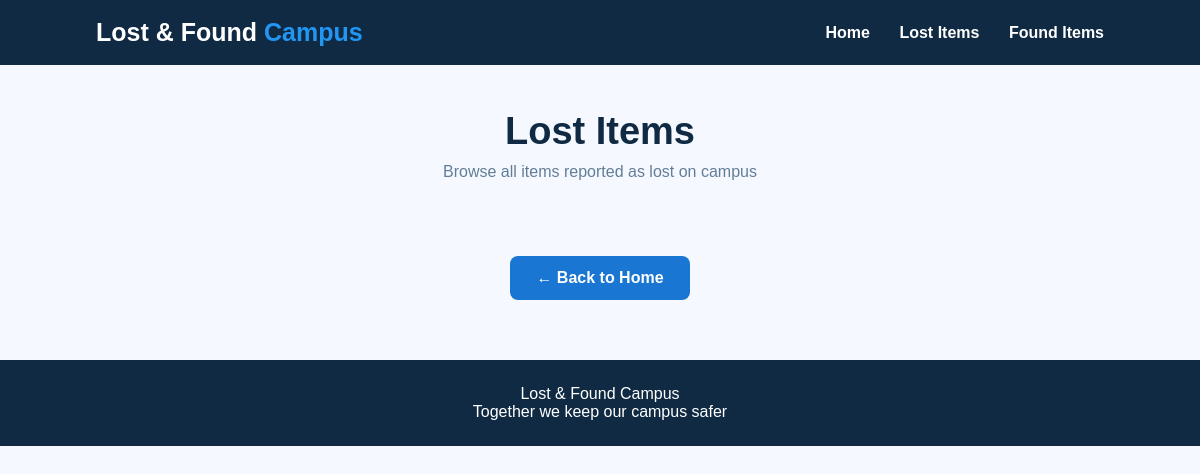
Page /lost-items on the earlier database version.
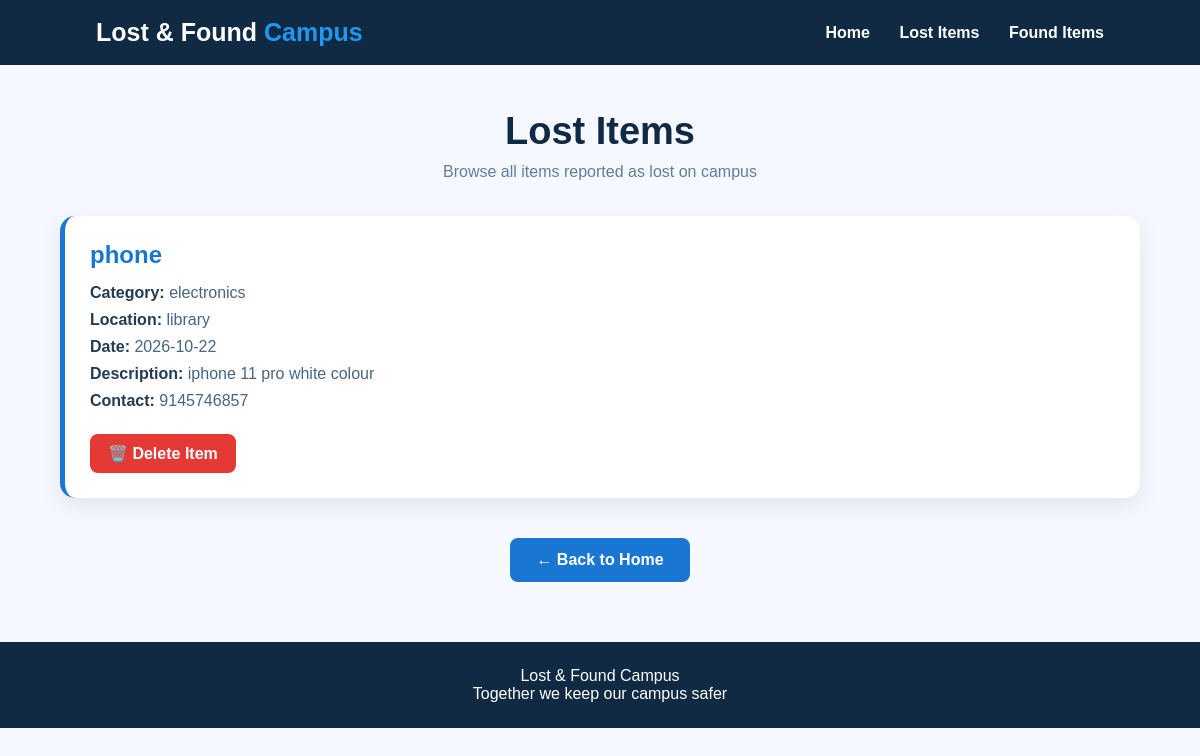
Same page on the later database version.
### tables this page shows
CREATE TABLE items (
            id INTEGER PRIMARY KEY AUTOINCREMENT,
            item_name TEXT NOT NULL,
            category TEXT NOT NULL,
            location TEXT NOT NULL,
            date TEXT NOT NULL,
            description TEXT,
            contact TEXT NOT NULL,
            item_type TEXT NOT NULL
        );

### app.py (the view)
@app.route("/lost-items")
def lost_items():
    conn = sqlite3.connect("lost_found.db")
    cursor = conn.cursor()
    cursor.execute("SELECT * FROM items WHERE item_type = 'Lost'")
    items = cursor.fetchall()
    conn.close()
    return render_template("lost_items.html", items=items)

### templates/lost_items.html (shortened to what this page needs)
<!DOCTYPE html>
<html lang="en">
<head>
</head>
<body>
<header>
    <div class="logo">
        Lost & Found <span>Campus</span>
    </div>
    <nav>
        <a href="/">Home</a>
        <a href="/lost-items">Lost Items</a>
        <a href="/found-items">Found Items</a>
    </nav>
</header>
<div class="container">
    <h1>Lost Items</h1>
    <p class="subtitle">
        Browse all items reported as lost on campus
    </p>
    <div class="items-container">
        {% for item in items %}
        <div class="item-card">
            <h2 class="item-name">
                {{ item[1] }}
            </h2>
            <p>
                <strong>Category:</strong>
                {{ item[2] }}
            </p>
            <p>
                <strong>Location:</strong>
                {{ item[3] }}
            </p>
            <p>
                <strong>Date:</strong>
                {{ item[4] }}
            </p>
            <p>
                <strong>Description:</strong>
                {{ item[5] }}
            </p>
            <p>
                <strong>Contact:</strong>
                {{ item[6] }}
            </p>
            <a class="delete-btn"
               href="/delete-item/{{ item[0] }}"
               onclick="return confirm('Are you sure you want to delete this item?');">
                🗑️ Delete Item
            </a>
        </div>
        {% endfor %}
    </div>
    <a class="back-btn" href="/">
        ← Back to Home
    </a>
</div>
<footer>
    Lost & Found Campus
    <br>
    Together we keep our campus safer
</footer>
</body>
</html>

### templates/lost_items.html (style rules this page uses)
* { box-sizing: border-box; margin: 0; padding: 0; font-family: Arial, sans-serif; }
body { background: #f5f9ff; color: #183153; }
header { background: #102a43; padding: 18px 8%; display: flex; justify-content: space-between; align-items: center; }
.logo { color: white; font-size: 25px; font-weight: bold; }
.logo span { color: #2196f3; }
nav a { color: white; text-decoration: none; margin-left: 25px; font-weight: bold; }
.container { width: 90%; max-width: 1100px; margin: 45px auto; }
h1 { text-align: center; font-size: 38px; margin-bottom: 10px; color: #102a43; }
.subtitle { text-align: center; color: #627d98; margin-bottom: 35px; }
.items-container { display: grid; grid-template-columns: repeat(auto-fit, minmax(300px, 1fr)); gap: 25px; }
.item-card { background: white; border-radius: 15px; padding: 25px; box-shadow: 0 8px 25px rgba(0,0,0,0.08); border-left: 5px solid #1976d2; transition: 0.3s; }
.item-name { color: #1976d2; font-size: 24px; margin-bottom: 15px; }
.item-card p { margin: 9px 0; color: #486581; }
.item-card strong { color: #243b53; }
.delete-btn { display: inline-block; margin-top: 15px; padding: 10px 18px; background: #e53935; color: white; text-decoration: none; border-radius: 8px; font-weight: bold; }
.back-btn { display: block; width: 180px; margin: 40px auto 0; padding: 13px; text-align: center; background: #1976d2; color: white; text-decoration: none; border-radius: 8px; font-weight: bold; }
footer { margin-top: 60px; background: #102a43; color: white; text-align: center; padding: 25px; }

Differences in the rows shown:
added items: item_name "phone", category "electronics", location "library", date "2026-10-22", description "iphone 11 pro white colour", contact "9145746857"
